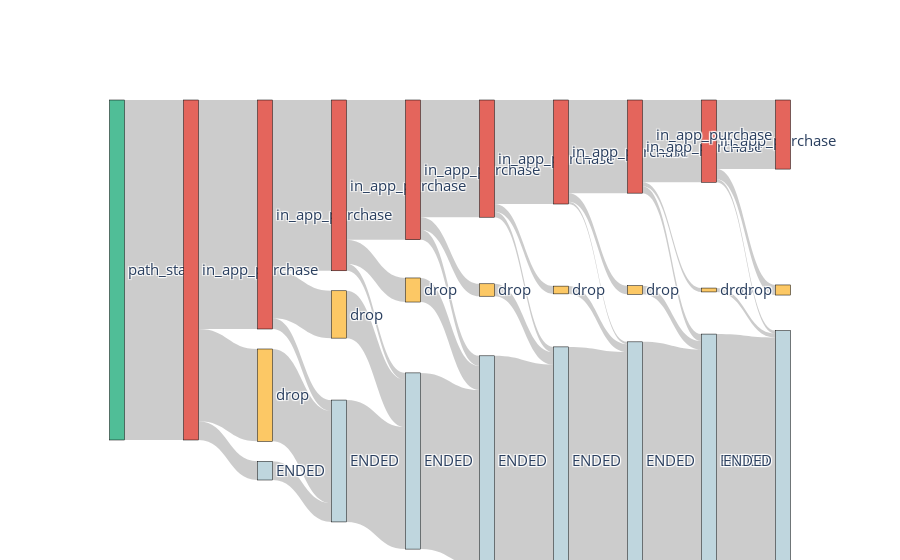

The notebook cell this image was saved under:
### Code cell
Eventstream(iap_stream).step_sankey(
    max_steps=10,
    show_plot=True
)

### Figure 1 — Plotly figure (JSON) as saved in the notebook; plotly's stock layout.template omitted (floating-point values rounded to 4 significant figures)
{"data": [{"arrangement": "snap", "link": {"hovertemplate": "%{value} unique users went from %{source.label} to %{target.label}.<br /><br />It took them %{label} in average.<extra></extra>", "label": ["0 days 00:00:00", "0 days 00:02:33", "0 days 00:05:09", "0 days 00:00:00", "0 days 00:01:49", "0 days 00:04:13", "0 days 00:00:00", "0 days 00:00:00", "0 days 00:00:00", "0 days 00:01:36", "0 days 00:04:31", "0 days 00:00:00", "0 days 00:00:00", "0 days 00:00:00", "0 days 00:01:19", "0 days 00:02:13", "0 days 00:00:00", "0 days 00:00:00", "0 days 00:00:00", "0 days 00:01:20", "0 days 00:02:38", "0 days 00:00:00", "0 days 00:00:00", "0 days 00:00:00", "0 days 00:01:16", "0 days 00:02:31", "0 days 00:00:00", "0 days 00:00:00", "0 days 00:00:00", "0 days 00:01:00", "0 days 00:00:00", "0 days 00:05:56", "0 days 00:00:00", "0 days 00:00:00", "0 days 00:00:57", "0 days 00:02:10", "0 days 00:00:00", "0 days 00:00:00", "0 days 00:00:00"], "source": [0, 1, 1, 1, 2, 2, 2, 3, 4, 5, 5, 5, 6, 7, 8, 8, 8, 9, 10, 11, 11, 11, 12, 13, 14, 14, 14, 15, 16, 17, 17, 17, 18, 19, 20, 20, 20, 21, 22], "target": [1, 2, 3, 4, 5, 6, 7, 7, 7, 8, 9, 10, 10, 10, 11, 12, 13, 13, 13, 14, 15, 16, 16, 16, 17, 18, 19, 19, 19, 20, 22, 21, 22, 22, 23, 24, 25, 25, 25], "value": [438, 295, 119, 24, 220, 61, 14, 119, 24, 180, 31, 9, 61, 157, 151, 16, 13, 31, 227, 134, 10, 7, 16, 271, 120, 11, 3, 10, 294, 106, 9, 5, 11, 307, 89, 13, 4, 5, 327]}, "node": {"color": ["rgb(80, 190, 151)", "rgb(228, 101, 92)", "rgb(228, 101, 92)", "rgb(252, 200, 101)", "rgb(191, 214, 222)", "rgb(228, 101, 92)", "rgb(252, 200, 101)", "rgb(191, 214, 222)", "rgb(228, 101, 92)", "rgb(252, 200, 101)", "rgb(191, 214, 222)", "rgb(228, 101, 92)", "rgb(252, 200, 101)", "rgb(191, 214, 222)", "rgb(228, 101, 92)", "rgb(252, 200, 101)", "rgb(191, 214, 222)", "rgb(228, 101, 92)", "rgb(252, 200, 101)", "rgb(191, 214, 222)", "rgb(228, 101, 92)", "rgb(252, 200, 101)", "rgb(191, 214, 222)", "rgb(228, 101, 92)", "rgb(252, 200, 101)", "rgb(191, 214, 222)"], "customdata": [100.0, 100.0, 67.35, 27.17, 5.48, 50.23, 13.93, 35.84, 41.1, 7.08, 51.83, 34.47, 3.65, 61.87, 30.59, 2.28, 67.12, 27.4, 2.51, 70.09, 24.2, 1.14, 74.66, 20.32, 2.97, 76.71], "hovertemplate": "Total unique users: %{value} (%{customdata}% of total)<extra></extra>", "label": ["path_start", "in_app_purchase", "in_app_purchase", "drop", "ENDED", "in_app_purchase", "drop", "ENDED", "in_app_purchase", "drop", "ENDED", "in_app_purchase", "drop", "ENDED", "in_app_purchase", "drop", "ENDED", "in_app_purchase", "drop", "ENDED", "in_app_purchase", "drop", "ENDED", "in_app_purchase", "drop", "ENDED"], "line": {"color": "black", "width": 0.5}, "pad": 20, "thickness": 15, "x": [0.05, 0.15, 0.25, 0.25, 0.25, 0.35, 0.35, 0.35, 0.45, 0.45, 0.45, 0.55, 0.55, 0.55, 0.65, 0.65, 0.65, 0.75, 0.75, 0.75, 0.85, 0.85, 0.85, 0.95, 0.95, 0.95], "y": [0.05, 0.05, 0.05, 0.5, 0.95, 0.05, 0.5, 0.95, 0.05, 0.5, 0.95, 0.05, 0.5, 0.95, 0.05, 0.5, 0.95, 0.05, 0.5, 0.95, 0.05, 0.5, 0.95, 0.05, 0.5, 0.95]}, "type": "sankey"}], "layout": {"font": {"size": 15}, "plot_bgcolor": "white", "autosize": true}}
